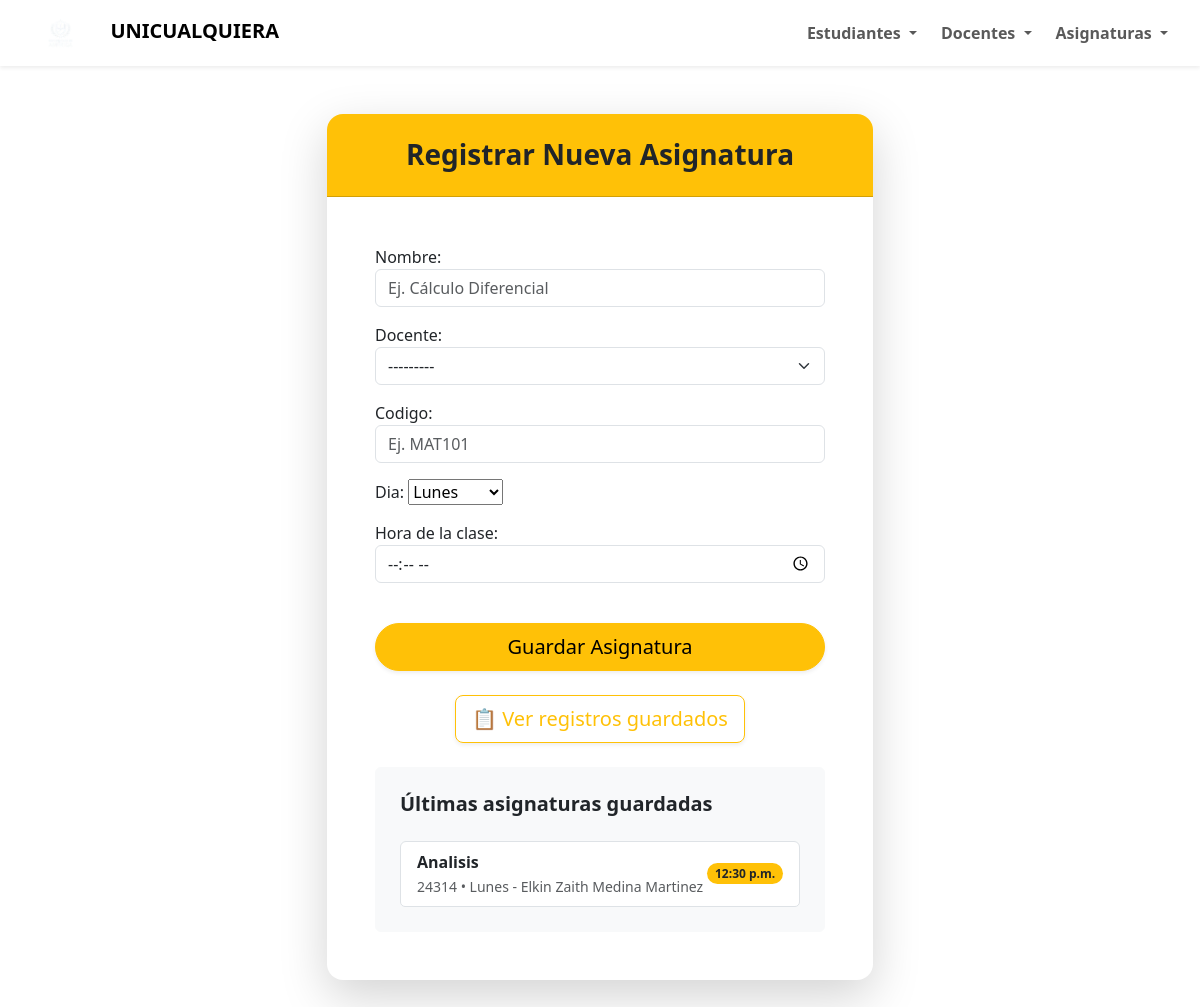
Page /asignaturas/crear-asignatura/ on the earlier database version.
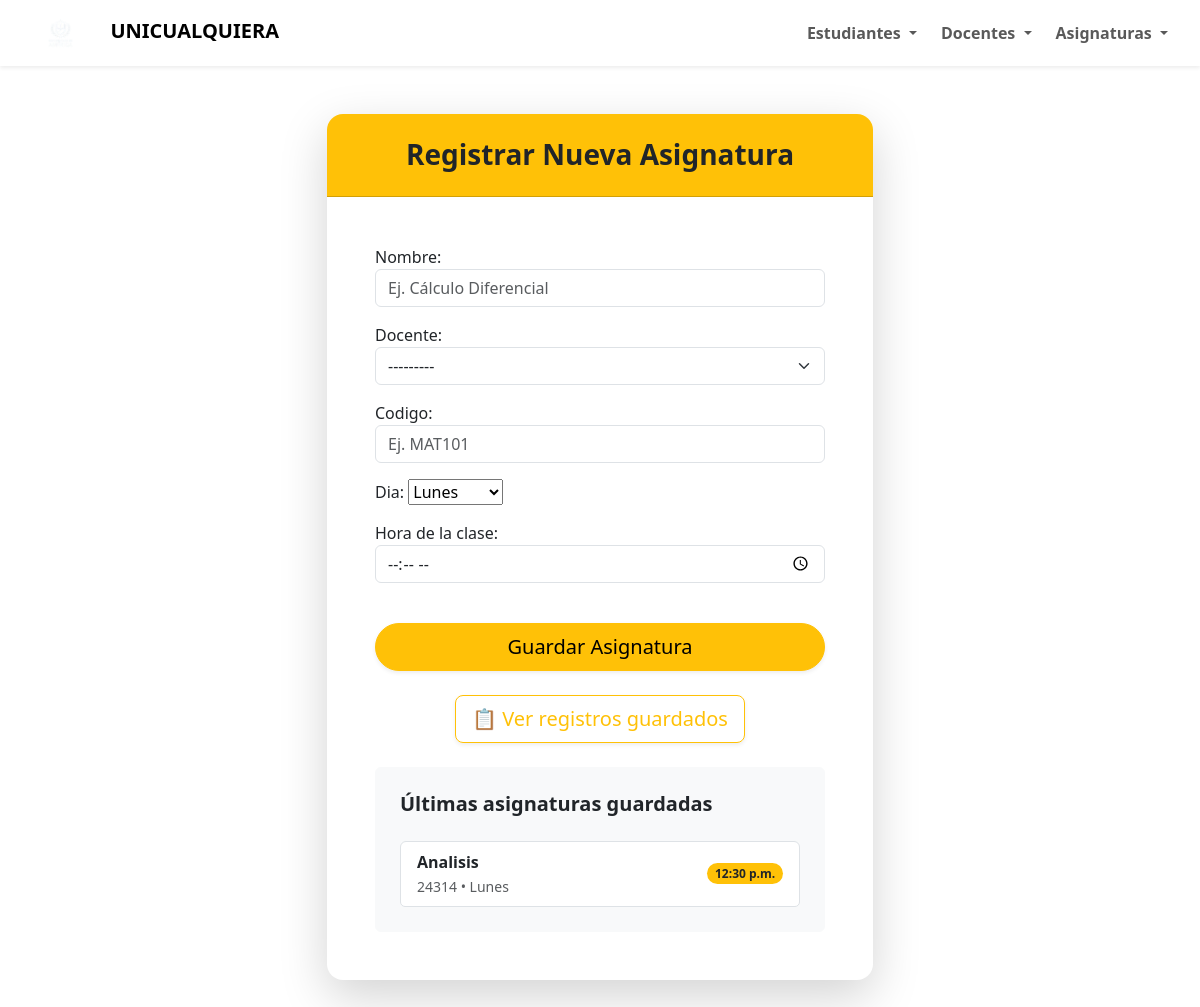
Same page on the later database version.
### apps/asignaturas/models.py (models this page shows, shortened)
class asignaturas(models.Model):
    nombre = models.CharField(max_length=100)
    docente = models.ForeignKey(
        "docentes.docentes",
        on_delete=models.SET_NULL,
        null=True,
        verbose_name="Docente",
    )
    codigo = models.CharField(
        max_length=20, primary_key=True, verbose_name="Codigo", unique=True
    )
    class dia(models.TextChoices):
        Lunes = "Lunes"
        Martes = "Martes"
        Miercoles = "Miercoles"
        Jueves = "Jueves"
        Viernes = "Viernes"
    dia_de_clase = models.CharField(
        max_length=9, blank=False, default="Lunes", choices=dia, verbose_name="Dia"
    )
    hora = models.TimeField(null=True, verbose_name="Hora de la clase")
    class Meta:
        verbose_name = "Asignatura"
        verbose_name_plural = "Asignaturas"

### apps/docentes/models.py (models this page shows)
class docentes(models.Model):
    nombre = models.CharField(max_length=100, verbose_name="Nombre completo")
    correo = models.CharField(
        max_length=100,
        validators=[validar_correo],
        unique=True,
        verbose_name="Correo electronico",
    )
    class sexo_docente(models.TextChoices):
        Hombre = "H", "Hombre"
        Mujer = "M", "Mujer"
    sexo = models.CharField(
        max_length=1,
        choices=sexo_docente,
        blank=False,
        default="H",
        verbose_name="Sexo",
    )
    class Meta:
        verbose_name = "Docente"
        verbose_name_plural = "Docentes"
    def __str__(self):
        return f"{self.nombre}"

### apps/asignaturas/views.py (the view)
# urls.py: path('crear-asignatura/', views.crear_asignatura, name='crear_asignatura'),
def crear_asignatura(request):
    ultimas_asignaturas = asignaturas.objects.all()[:5]
    if request.method == 'POST':
        form = AsignaturaForm(request.POST)
        if form.is_valid():
            form.save()
            return redirect('lista_asignaturas')
    else:
        form = AsignaturaForm()
    return render(
        request,
        'asignaturas/crear_asignatura.html',
        {'form': form, 'ultimas_asignaturas': ultimas_asignaturas},
    )

### apps/asignaturas/forms.py
class AsignaturaForm(forms.ModelForm):
    class Meta:
        model = asignaturas
        fields = '__all__'
        widgets = {
            'codigo': forms.TextInput(attrs={
                'class': 'form-control',
                'placeholder': 'Ej. MAT101'
            }),
            'nombre': forms.TextInput(attrs={
                'class': 'form-control',
                'placeholder': 'Ej. Cálculo Diferencial'
            }),
            'docente': forms.Select(attrs={
                'class': 'form-select'
            }),
            'dia': forms.Select(attrs={
                'class': 'form-select'
            }),
            'hora': forms.TimeInput(attrs={
                'class': 'form-control',
                'placeholder': 'Ej. 08:00',
                'type': 'time'
            }),
        }

### templates/asignaturas/crear_asignatura.html (shortened to what this page needs)
{% extends 'base_layout.html' %}
{% block content %}
<div class="container py-5">
    <div class="row justify-content-center">
        <div class="col-md-8 col-lg-6">
            <div class="card shadow-lg border-0 rounded-4">
                <div class="card-header bg-warning text-dark text-center py-4 rounded-top-4">
                    <h3 class="mb-0 fw-bold">
                        Registrar Nueva Asignatura
                    </h3>
                </div>
                <div class="card-body p-4 p-md-5">
                    <form method="POST" class="needs-validation" novalidate>
                        <div class="mb-4">
                            {{ form.as_p }}
                        </div>
                        <button type="submit"
                                class="btn btn-warning btn-lg w-100 rounded-pill shadow-sm mt-3">
                            Guardar Asignatura
                        </button>
                    </form>
                    <div class="text-center mt-4">
                        <a href="{% url 'lista_asignaturas' %}" class="btn btn-outline-warning btn-lg shadow-sm">
                            📋 Ver registros guardados
                        </a>
                    </div>
                    <div class="mt-4 card bg-light border-light p-4">
                        <h5 class="fw-semibold">Últimas asignaturas guardadas</h5>
                        {% if ultimas_asignaturas %}
                            <ul class="list-group mt-3">
                                {% for asignatura in ultimas_asignaturas %}
                                    <li class="list-group-item">
                                        <div class="d-flex justify-content-between align-items-center">
                                            <div>
                                                <strong>{{ asignatura.nombre }}</strong><br>
                                                <small class="text-muted">
                                                    {{ asignatura.codigo }} • {{ asignatura.dia_de_clase }}
                                                    {% if asignatura.docente %}- {{ asignatura.docente.nombre }}{% endif %}
                                                </small>
                                            </div>
                                            <span class="badge bg-warning text-dark rounded-pill">
                                                {{ asignatura.hora }}
                                            </span>
                                        </div>
                                    </li>
                                {% endfor %}
                            </ul>
                        {% else %}
                            <p class="text-muted mt-3">Aún no hay asignaturas registradas.</p>
                        {% endif %}
                    </div>
                </div>
            </div>
        </div>
    </div>
</div>
{% endblock %}

Differences in the rows shown:
changed asignaturas "Analisis": docente.nombre "Elkin Zaith Medina Martinez" → (not shown)
